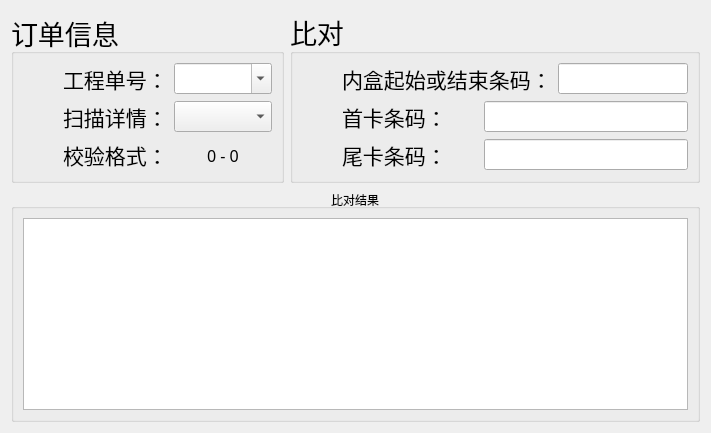
     <widget class="QWidget" name="inner_box_tab">
      <attribute name="title">
       <string>内盒比对</string>
      </attribute>
      <layout class="QVBoxLayout" name="verticalLayout_4">
       <item>
        <layout class="QHBoxLayout" name="horizontalLayout_15" stretch="2,3">
         <item>
          <widget class="QGroupBox" name="groupBox">
           <property name="font">
            <font>
             <family>微软雅黑</family>
             <pointsize>20</pointsize>
            </font>
           </property>
           <property name="title">
            <string>订单信息</string>
           </property>
           <property name="alignment">
            <set>Qt::AlignLeading|Qt::AlignLeft|Qt::AlignVCenter</set>
           </property>
           <layout class="QVBoxLayout" name="verticalLayout_6">
            <item>
             <layout class="QHBoxLayout" name="horizontalLayout_6" stretch="0,1,9">
              <item>
               <spacer name="horizontalSpacer_2">
                <property name="orientation">
                 <enum>Qt::Horizontal</enum>
                </property>
                <property name="sizeHint" stdset="0">
                 <size>
                  <width>40</width>
                  <height>20</height>
                 </size>
                </property>
               </spacer>
              </item>
              <item>
               <widget class="QLabel" name="label">
                <property name="font">
                 <font>
                  <family>微软雅黑</family>
                  <pointsize>16</pointsize>
                 </font>
                </property>
                <property name="text">
                 <string>工程单号：</string>
                </property>
               </widget>
              </item>
              <item>
               <widget class="QComboBox" name="box_order_name_combo">
                <property name="font">
                 <font>
                  <family>微软雅黑</family>
                  <pointsize>12</pointsize>
                 </font>
                </property>
                <property name="editable">
                 <bool>true</bool>
                </property>
                <property name="currentText">
                 <string/>
                </property>
                <property name="placeholderText">
                 <string>请选择</string>
                </property>
               </widget>
              </item>
             </layout>
            </item>
            <item>
             <layout class="QHBoxLayout" name="horizontalLayout_12" stretch="0,1,9">
              <item>
               <spacer name="horizontalSpacer_3">
                <property name="orientation">
                 <enum>Qt::Horizontal</enum>
                </property>
                <property name="sizeHint" stdset="0">
                 <size>
                  <width>40</width>
                  <height>20</height>
                 </size>
                </property>
               </spacer>
              </item>
              <item>
               <widget class="QLabel" name="label_11">
                <property name="font">
                 <font>
                  <family>微软雅黑</family>
                  <pointsize>16</pointsize>
                 </font>
                </property>
                <property name="text">
                 <string>扫描详情：</string>
                </property>
               </widget>
              </item>
              <item>
               <widget class="QComboBox" name="box_datas_status_comb_box">
                <property name="font">
                 <font>
                  <family>微软雅黑</family>
                  <pointsize>12</pointsize>
                 </font>
                </property>
               </widget>
              </item>
             </layout>
            </item>
            <item>
             <layout class="QHBoxLayout" name="horizontalLayout_13" stretch="0,1,9">
              <item>
               <spacer name="horizontalSpacer_4">
                <property name="orientation">
                 <enum>Qt::Horizontal</enum>
                </property>
                <property name="sizeHint" stdset="0">
                 <size>
                  <width>40</width>
                  <height>20</height>
                 </size>
                </property>
               </spacer>
              </item>
              <item>
               <widget class="QLabel" name="label_8">
                <property name="font">
                 <font>
                  <family>微软雅黑</family>
                  <pointsize>16</pointsize>
                 </font>
                </property>
                <property name="text">
                 <string>校验格式：</string>
                </property>
               </widget>
              </item>
              <item>
               <widget class="QLabel" name="box_check_format_label">
                <property name="font">
                 <font>
                  <family>微软雅黑</family>
                  <pointsize>12</pointsize>
                 </font>
                </property>
                <property name="text">
                 <string>0 - 0</string>
                </property>
                <property name="alignment">
                 <set>Qt::AlignCenter</set>
                </property>
               </widget>
              </item>
             </layout>
            </item>
           </layout>
          </widget>
         </item>
         <item>
          <widget class="QGroupBox" name="groupBox_6">
           <property name="font">
            <font>
             <family>微软雅黑</family>
             <pointsize>20</pointsize>
            </font>
           </property>
           <property name="title">
            <string>比对</string>
           </property>
           <layout class="QVBoxLayout" name="verticalLayout_2">
            <item>
             <layout class="QHBoxLayout" name="horizontalLayout_7" stretch="0,2,3">
              <item>
               <spacer name="horizontalSpacer_5">
                <property name="orientation">
                 <enum>Qt::Horizontal</enum>
                </property>
                <property name="sizeHint" stdset="0">
                 <size>
                  <width>40</width>
                  <height>20</height>
                 </size>
                </property>
               </spacer>
              </item>
              <item>
               <widget class="QLabel" name="label_4">
                <property name="font">
                 <font>
                  <family>微软雅黑</family>
                  <pointsize>16</pointsize>
                 </font>
                </property>
                <property name="text">
                 <string>内盒起始或结束条码：</string>
                </property>
               </widget>
              </item>
              <item>
               <widget class="QLineEdit" name="box_start_or_end_line">
                <property name="font">
                 <font>
                  <family>微软雅黑</family>
                  <pointsize>12</pointsize>
                  <weight>50</weight>
                  <bold>false</bold>
                 </font>
                </property>
                <property name="readOnly">
                 <bool>false</bool>
                </property>
               </widget>
              </item>
             </layout>
            </item>
            <item>
             <layout class="QHBoxLayout" name="horizontalLayout_9" stretch="0,2,3">
              <item>
               <spacer name="horizontalSpacer_7">
                <property name="orientation">
                 <enum>Qt::Horizontal</enum>
                </property>
                <property name="sizeHint" stdset="0">
                 <size>
                  <width>40</width>
                  <height>20</height>
                 </size>
                </property>
               </spacer>
              </item>
              <item>
               <widget class="QLabel" name="label_7">
                <property name="font">
                 <font>
                  <family>微软雅黑</family>
                  <pointsize>16</pointsize>
                 </font>
                </property>
                <property name="text">
                 <string>首卡条码：</string>
                </property>
               </widget>
              </item>
              <item>
               <widget class="QLineEdit" name="card_start_line">
                <property name="font">
                 <font>
                  <family>微软雅黑</family>
                  <pointsize>12</pointsize>
                  <weight>50</weight>
                  <bold>false</bold>
                 </font>
                </property>
                <property name="readOnly">
                 <bool>false</bool>
                </property>
               </widget>
              </item>
             </layout>
            </item>
            <item>
             <layout class="QHBoxLayout" name="horizontalLayout_10" stretch="0,2,3">
              <item>
               <spacer name="horizontalSpacer_8">
                <property name="orientation">
                 <enum>Qt::Horizontal</enum>
                </property>
                <property name="sizeHint" stdset="0">
                 <size>
                  <width>40</width>
                  <height>20</height>
                 </size>
                </property>
               </spacer>
              </item>
              <item>
               <widget class="QLabel" name="label_10">
                <property name="font">
                 <font>
                  <family>微软雅黑</family>
                  <pointsize>16</pointsize>
                 </font>
                </property>
                <property name="text">
                 <string>尾卡条码：</string>
                </property>
               </widget>
              </item>
              <item>
               <widget class="QLineEdit" name="card_end_line">
                <property name="font">
                 <font>
                  <family>微软雅黑</family>
                  <pointsize>12</pointsize>
                 </font>
                </property>
                <property name="readOnly">
                 <bool>false</bool>
                </property>
               </widget>
              </item>
             </layout>
            </item>
           </layout>
          </widget>
         </item>
        </layout>
       </item>
       <item>
        <widget class="QGroupBox" name="groupBox_9">
         <property name="title">
          <string>比对结果</string>
         </property>
         <property name="alignment">
          <set>Qt::AlignCenter</set>
         </property>
         <property name="flat">
          <bool>true</bool>
         </property>
         <layout class="QHBoxLayout" name="horizontalLayout_25">
          <item>
           <widget class="QTableWidget" name="box_table"/>
          </item>
         </layout>
        </widget>
       </item>
      </layout>
     </widget>
